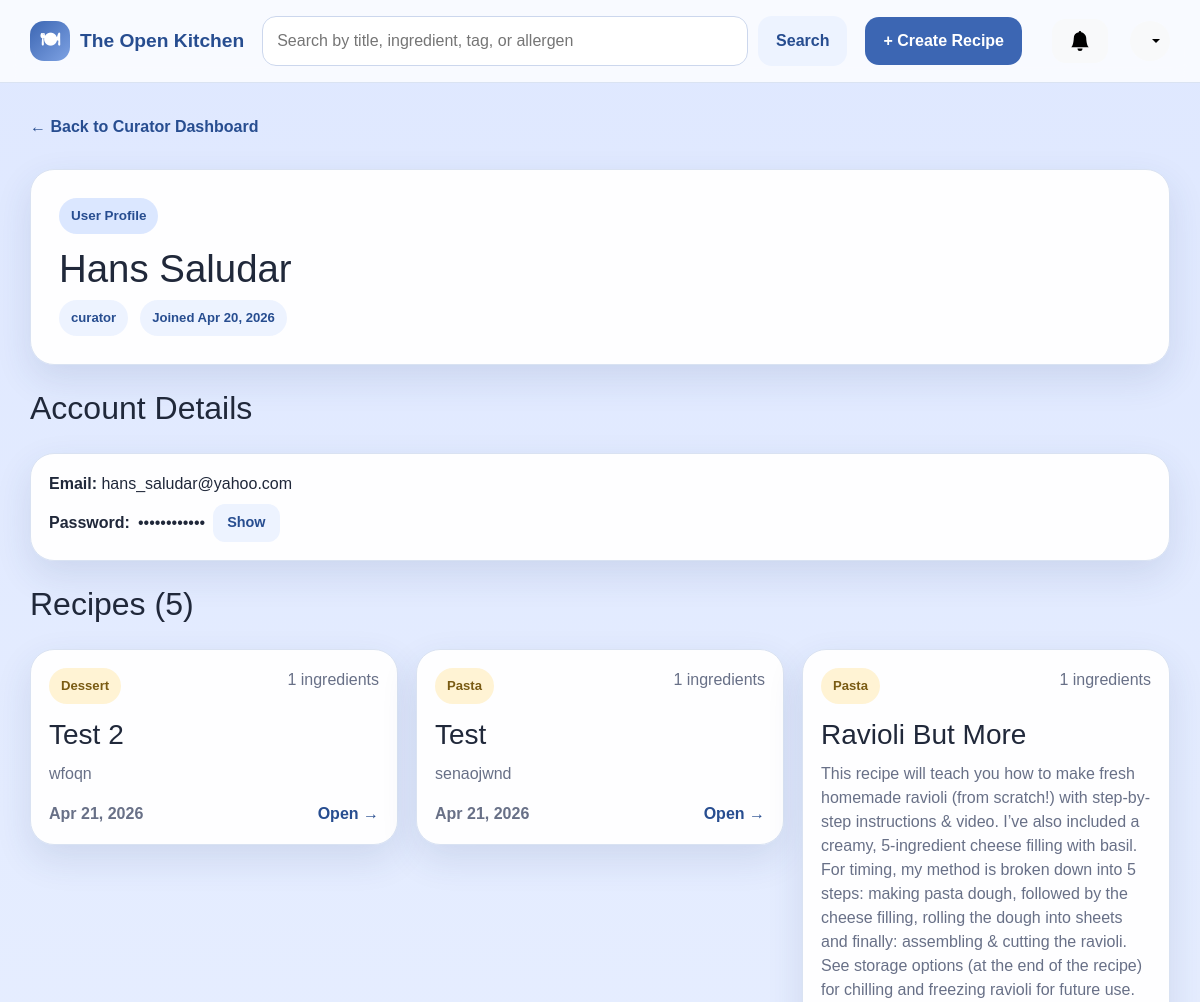
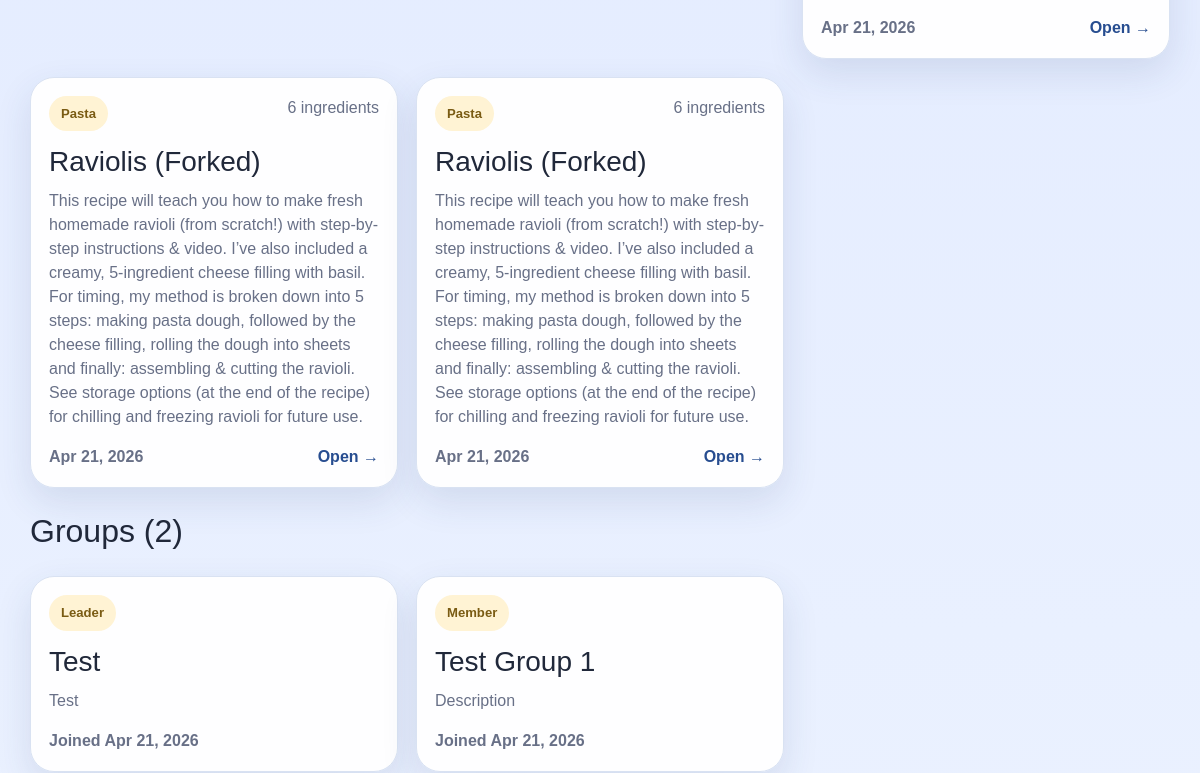
Before: /curator/user/2 (signed in, upper part) with the older database file (2 pictures, top to bottom).
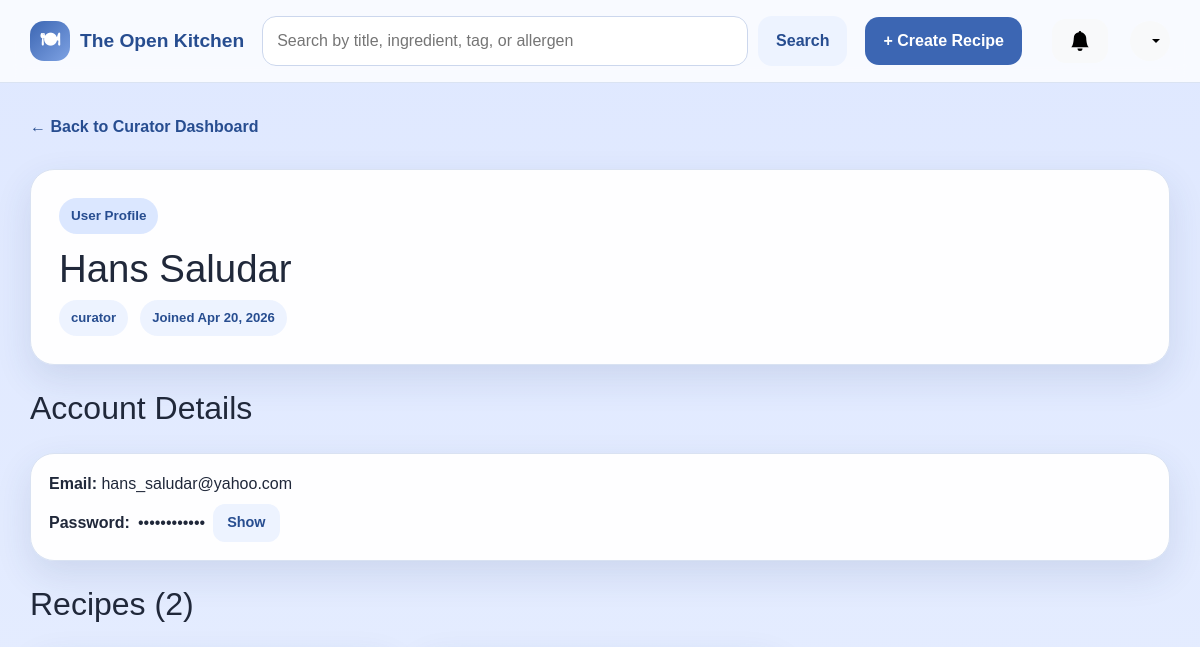
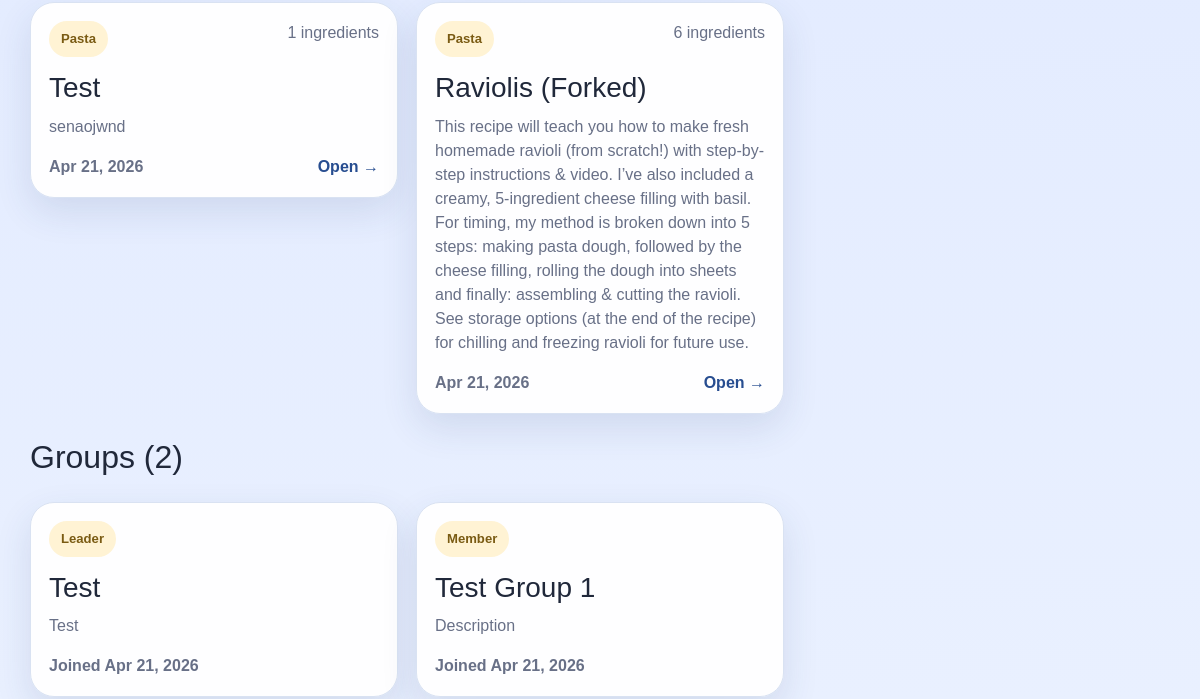
After: the same page with the newer database file (2 pictures, top to bottom).
### app/models.py (models this page shows, shortened)
class Category(db.Model):
    __tablename__ = 'categories'
    id = db.Column(db.Integer, primary_key=True)
    name = db.Column(db.String(32), unique=True, nullable=False)

class Recipe(db.Model):
    __tablename__ = 'recipes'
    id = db.Column(db.Integer, primary_key=True)
    authorID = db.Column(db.Integer, db.ForeignKey('users.id'), nullable=False)
    title = db.Column(db.String(150), nullable=False)
    description = db.Column(db.Text, nullable=True)
    instructions = db.Column(db.Text, nullable=False)
    forkedFrom = db.Column(db.Integer, db.ForeignKey('recipes.id'), nullable=True)
    baseServings = db.Column(db.Integer, nullable=False)
    prepTime = db.Column(db.Integer, nullable=True)
    cookTime = db.Column(db.Integer, nullable=True)
    dateCreated = db.Column(db.DateTime, nullable=False, default=datetime.now)
    ingredients = db.relationship('Ingredient', backref='recipe', lazy=True, cascade='all, delete-orphan')
    categories = db.relationship('RecipeCategory', backref='recipe', lazy=True, cascade='all, delete-orphan')
    dietary_tags = db.relationship('RecipeDietaryTag', backref='recipe', lazy=True, cascade='all, delete-orphan')
    allergens = db.relationship('RecipeAllergen', backref='recipe', lazy=True, cascade='all, delete-orphan')

### app/routes.py (the view)
@app.route('/curator/user/<int:user_id>')
@login_required
def curator_user_profile(user_id):
    user = get_current_user()
    if not user or user.role != 'curator':
        return redirect(url_for('dashboard'))
    profile = User.query.get_or_404(user_id)
    recipes = Recipe.query.filter_by(authorID=user_id).order_by(Recipe.dateCreated.desc()).all()
    memberships = GroupMember.query.filter_by(userID=user_id).all()
    messages = GroupMessage.query.filter_by(senderID=user_id).order_by(GroupMessage.dateSent.desc()).all()
    notifications = _get_notifications()
    has_unread = any(not n.isRead for n in notifications)
    return render_template('curator/user_profile.html',
                           profile=profile,
                           recipes=[_recipe_card_data(r) for r in recipes],
                           memberships=memberships,
                           messages=messages,
                           notifications=notifications,
                           has_unread=has_unread)

### app/routes.py (called while the page is built)
def login_required(f):
    @wraps(f)
    def decorated_function(*args, **kwargs):
        if 'user_id' not in session:
            flash('Please log in to access this page.', 'warning')
            return redirect(url_for('login'))
        return f(*args, **kwargs)
    return decorated_function

def get_current_user():
    if 'user_id' in session:
        return User.query.get(session['user_id'])
    return None

def current_user_id():
    return session.get('user_id')

def _get_avg_rating(recipe_id):
    result = db.session.query(func.avg(Rating.stars), func.count(Rating.id)).filter_by(recipeID=recipe_id).one()
    avg = round(result[0], 1) if result[0] else None
    count = result[1]
    return avg, count

def _get_notifications():
    uid = current_user_id()
    if uid is None:
        return []
    return Notification.query.filter_by(userID=uid).order_by(Notification.dateCreated.desc()).all()

### app/templates/curator/user_profile.html (shortened to what this page needs)
{% extends "base.html" %}
{% block content %}
<a href="{{ url_for('curator_dashboard') }}" class="back-link">← Back to Curator Dashboard</a>
<section class="hero-card mt-3">
    <div>
        <span class="eyebrow">User Profile</span>
        <h1>{{ profile.firstName }} {{ profile.lastName }}</h1>
        <div class="pill-row mt-2">
            <span class="pill">{{ profile.role }}</span>
            <span class="pill">Joined {{ profile.dateCreated.strftime('%b %d, %Y') }}</span>
        </div>
    </div>
</section>
<section class="section-head mt-4">
    <div><h2>Account Details</h2></div>
</section>
<article class="recipe-card mb-4">
    <div class="mb-2">
        <span class="fw-semibold">Email: </span>{{ profile.email }}
    </div>
    <div class="d-flex align-items-center gap-2">
        <span class="fw-semibold">Password: </span>
        <span id="passwordHidden">••••••••••••</span>
        <button class="btn btn-secondary btn-sm" onclick="togglePassword()">Show</button>
    </div>
</article>
<section class="section-head mt-4">
    <div>
        <h2>Recipes ({{ recipes|length }})</h2>
    </div>
</section>
{% if recipes %}
<div class="card-grid">
    {% for item in recipes %}
    <a href="{{ url_for('view_recipe', recipe_id=item.recipe.id) }}" class="recipe-card-link">
        <article class="recipe-card">
            <div class="recipe-card-top">
                <span class="mini-pill">{{ item.category_names[0] if item.category_names else 'Recipe' }}</span>
                <span class="muted-small">{{ item.ingredient_count }} ingredients</span>
            </div>
            <h3>{{ item.recipe.title }}</h3>
            <p>{{ item.recipe.description or 'No description.' }}</p>
            <div class="recipe-card-footer">
                <span class="muted-small">{{ item.recipe.dateCreated.strftime('%b %d, %Y') }}</span>
                <span>Open →</span>
            </div>
        </article>
    </a>
    {% endfor %}
</div>
{% else %}
<div class="empty-state"><p>No recipes created yet.</p></div>
{% endif %}
<section class="section-head mt-4">
    <div><h2>Groups ({{ memberships|length }})</h2></div>
</section>
{% if memberships %}
<div class="card-grid">
    {% for m in memberships %}
    <article class="recipe-card">
        <div class="recipe-card-top">
            <span class="mini-pill">{{ 'Leader' if m.group.leaderID == profile.id else 'Member' }}</span>
        </div>
        <h3>{{ m.group.name }}</h3>
        <p>{{ m.group.description or 'No description.' }}</p>
        <div class="recipe-card-footer">
            <span class="muted-small">Joined {{ m.dateJoined.strftime('%b %d, %Y') }}</span>
        </div>
    </article>
    {% endfor %}
</div>
{% else %}
<div class="empty-state"><p>Not in any groups yet.</p></div>
{% endif %}
{% endblock %}

Changed rows visible on the page:
no longer on this page (row unchanged): Category: name "Dessert"
removed Recipe: recipe "Test 2", recipe "wfoqn", recipe.dateCreated "Apr 21, 2026"
removed Recipe: recipe "Ravioli But More", recipe "This recipe will teach you how to make fresh homemade ravioli (from scratch!) with step-by-step instructions & video. I’ve also included a creamy, 5-ingredient cheese filling with basil. For timing, my method is broken down into 5 steps: making pasta dough, followed by the cheese filling, rolling the dough into sheets and finally: assembling & cutting the ravioli. See storage options (at the end of the recipe) for chilling and freezing ravioli for future use.", recipe.dateCreated "Apr 21, 2026"
removed Recipe: recipe "Raviolis (Forked)", recipe "This recipe will teach you how to make fresh homemade ravioli (from scratch!) with step-by-step instructions & video. I’ve also included a creamy, 5-ingredient cheese filling with basil. For timing, my method is broken down into 5 steps: making pasta dough, followed by the cheese filling, rolling the dough into sheets and finally: assembling & cutting the ravioli. See storage options (at the end of the recipe) for chilling and freezing ravioli for future use.", recipe.dateCreated "Apr 21, 2026"
Other visible differences:
{{ recipes|length }}: "5" → "2"
list line gone: "1 ingredients Open →"
list line gone: "Pasta"
list line gone: "6 ingredients Open →"
